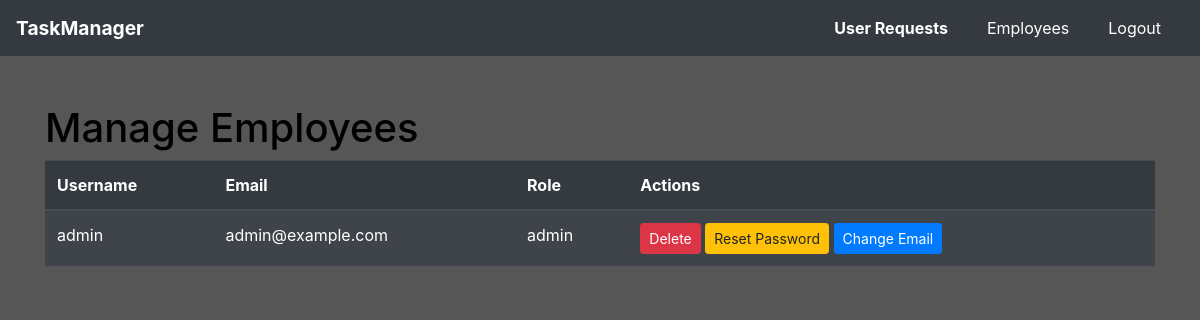
Page /superuser/employees (signed in) on the committed database.
### website/models.py (models this page shows)
class User(UserMixin, db.Model):
    id = db.Column(db.Integer, primary_key=True)
    username = db.Column(db.String(150), unique=True, nullable=False)
    password = db.Column(db.String(150), nullable=False)
    role = db.Column(db.String(50), nullable=False)
    email = db.Column(db.String(150), unique=True, nullable=False)
    assigned_tasks = db.relationship('TaskAssignment', backref='assigned_to', lazy=True, cascade="all, delete-orphan")
    tasks_assigned = db.relationship('Task', backref='assigned_by_user', lazy=True)
    extension_requests = db.relationship('ExtensionRequest', back_populates='requesting_user', lazy=True, overlaps="user", cascade="all, delete-orphan")

### website/auth.py (the view)
@auth.route('/superuser/employees', methods=['GET'])
@login_required
def superuser_employees():
    if current_user.role != 'superuser':
        return redirect(url_for('main.home'))
    employees = User.query.filter(User.role != 'superuser')
    return render_template('superuser/superuser_employees.html', employees=employees)

### website/templates/superuser/superuser_employees.html (shortened to what this page needs)
{% extends "base.html" %}
{% block navbar %}
<nav class="navbar navbar-expand-lg navbar-dark">
  <a class="navbar-brand" href="#">TaskManager</a>
  <div class="collapse navbar-collapse" id="navbarNav">
    <ul class="navbar-nav ml-auto">
      <li class="nav-item active">
        <a class="nav-link" href="{{ url_for('auth.view_requests') }}">User Requests</a>
      </li>
      <li class="nav-item">
        <a class="nav-link" href="{{ url_for('auth.superuser_employees') }}">Employees</a>
      </li>
      <li class="nav-item">
        <a class="nav-link" href="{{ url_for('auth.logout') }}">Logout</a>
      </li>
    </ul>
  </div>
</nav>
{% endblock %}
{% block content %}
<div class="container mt-5">
    <h1>Manage Employees</h1>
    <table class="table table-striped table-dark">
        <thead>
            <tr>
                <th>Username</th>
                <th>Email</th>
                <th>Role</th>
                <th>Actions</th>
            </tr>
        </thead>
        <tbody>
            {% for employee in employees %}
            <tr>
                <td>{{ employee.username }}</td>
                <td>{{ employee.email }}</td>
                <td>{{ employee.role}}</td>
                <td>
                    <form action="{{ url_for('auth.delete_employee', user_id=employee.id) }}" method="post" style="display: inline;">
                        <button type="submit" class="btn btn-sm btn-danger" onclick="return confirm('Are you sure you want to delete this employee?')">Delete</button>
                    </form>
                    <button type="button" class="btn btn-sm btn-warning" data-toggle="modal" data-target="#changePasswordModal{{ employee.id }}">
                        Reset Password
                    </button>
                    <button type="button" class="btn btn-sm btn-primary" data-toggle="modal" data-target="#changeEmailModal{{ employee.id }}">
                        Change Email
                    </button>
                </td>
            </tr>
            {% endfor %}
        </tbody>
    </table>
</div>
{% endblock %}

### website/static/home.css (style rules this page uses)
.navbar { padding: 0.5rem 1rem; }
.navbar-brand { font-size: 1.2rem; font-weight: bold; }
.navbar-nav { margin-left: auto; }
.nav-link { font-size: 1rem; margin: 0 0.5rem; }
.active>.nav-link, .nav-link.active { font-weight: bold; }

### website/static/dark-theme.css (style rules this page uses)
body { background-color: #565656; color: #000000; }
.navbar { background-color: #343a40; }
.navbar-brand { font-weight: bold; color: #ffffff !important; }
.navbar-nav .nav-item .nav-link { color: #ffffff !important; margin-right: 15px; }
.table-striped tbody tr:nth-of-type(odd) { background-color: #2a2a2a; }
.btn-primary { background-color: #007bff; border-color: #007bff; }

### rows in the picture
User: username "admin", email "admin@example.com", role "admin"
